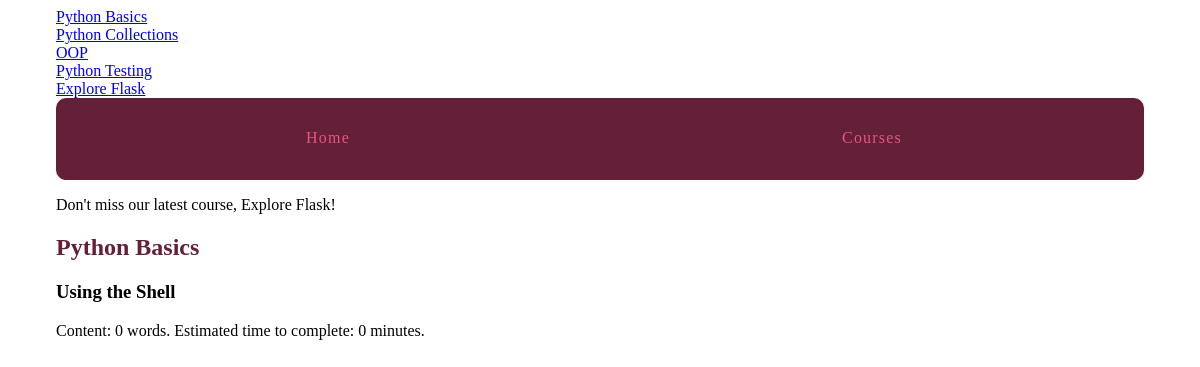
Page /courses/1/2/ on the committed database.
### courses/models.py (models this page shows, shortened)
class Course(models.Model):
    created_at = models.DateTimeField(auto_now_add=True)
    title = models.CharField(max_length=255)
    description = models.TextField()
    def __str__(self):
        return self.title

class Step(models.Model):
    title = models.CharField(max_length=255)
    description = models.TextField()
    order = models.IntegerField(default=0)
    course = models.ForeignKey(Course, on_delete=models.CASCADE)
    content = models.TextField(blank=True, default='')
    class Meta:
        ordering = ['order',]

### courses/views.py (the view)
# urls.py: re_path(r'(?P<course_pk>\d+)/(?P<step_pk>\d+)/$', views.step_detail,
def step_detail(request, course_pk, step_pk):
    step = get_object_or_404(Step, course_id=course_pk, pk=step_pk)
    return render(request, 'courses/step_detail.html', {'step': step})

### courses/templatetags/course_extras.py (called while the page is built)
@register.simple_tag
def newest_course():
    return Course.objects.latest('created_at')

@register.inclusion_tag('courses/course_nav.html')
def nav_courses_list():
    courses = Course.objects.all()
    return {'courses': courses}

@register.filter('time_estimate')
def time_estimate(word_count):
    minutes = round(word_count/20)
    return minutes

### courses/templates/courses/step_detail.html (shortened to what this page needs)
{% extends "layout.html" %}
{% load course_extras %}
{% block content %}
<article>
    <h2><a href="{% url 'courses:detail' pk=step.course.pk %}">{{ step.course.title }}</a></h2>
    <h3>{{ step.title }}</h3>
    {% with con=step.content %}
        {{ con|linebreaks }} Content: {{ con|wordcount }} words.
        Estimated time to complete: {{ con|wordcount|time_estimate }} minute{{ con|wordcount|time_estimate|pluralize }}.
    {% endwith %}
</article>
{% endblock %}

### templates/layout.html (shortened to what this page needs)
{% load static from staticfiles %}
{% load course_extras %}
<!doctype html>
<html>
    <head>
        <link rel="stylesheet" href="{% static 'css/layout.css' %}">
    </head>
    <body>
        <div class="site-container">
            <div>{% nav_courses_list %}</div>
            <nav>
                <a href="{% url 'main' %}">Home</a>
                <a href="{% url 'courses2:list' %}">Courses</a>
            </nav>
            <p>Don't miss our latest course, {% newest_course %}!</p>
            {% block content %}{% endblock %}
        </div>
    </body>
</html>

### courses/templates/courses/course_nav.html
{% for course in courses %}
<div><a href="{% url 'courses:detail' pk=course.pk %}">{{ course.title }}</a></div>
{% endfor %}

### assets/css/layout.css (style rules this page uses)
html { box-sizing: border-box; }
*, *::after, *::before { box-sizing: inherit; }
.site-container { max-width: 68em; margin-left: auto; margin-right: auto; }
.site-container::after { clear: both; content: ""; display: table; }
.site-container nav { width: 100%; display: table; width: 100%; table-layout: fixed; border-bottom-left-radius: 10px; border-bottom-right-radius: 10px; border-top-left-radius: 10px; border-top-right-radius: 10px; border-bottom-left-radius: 10px; border-top-left-radius: 10px; border-bottom-right-radius: 10px; border-top-right-radius: 10px; background-color: #642039; margin-bottom: 1em; overflow: hidden; }
.site-container nav a { display: table-cell; width: 8.33333%; padding: 10px; border-bottom: 2px solid #642039; color: #e6557e; letter-spacing: 0.075em; line-height: 60px; text-align: center; text-decoration: none; }
article h2 a, article h3 a { color: #642039; text-decoration: none; }

### rows in the picture
Course: title "Python Basics"
Course: title "Python Collections"
Course: title "OOP"
Course: title "Python Testing"
Course: title "Explore Flask"
Step: course "Python Basics", title "Using the Shell"

### other values in the picture
{{ con|wordcount }} "0"
{{ con|wordcount|time_estimate }} "0"
